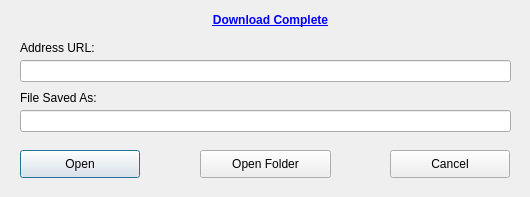
<?xml version="1.0" encoding="UTF-8"?>
<ui version="4.0">
 <class>Dialog</class>
 <widget class="QDialog" name="Dialog">
  <property name="geometry">
   <rect>
    <x>0</x>
    <y>0</y>
    <width>530</width>
    <height>197</height>
   </rect>
  </property>
  <property name="sizePolicy">
   <sizepolicy hsizetype="Fixed" vsizetype="Fixed">
    <horstretch>0</horstretch>
    <verstretch>0</verstretch>
   </sizepolicy>
  </property>
  <property name="minimumSize">
   <size>
    <width>530</width>
    <height>197</height>
   </size>
  </property>
  <property name="maximumSize">
   <size>
    <width>530</width>
    <height>197</height>
   </size>
  </property>
  <property name="windowTitle">
   <string>Dialog</string>
  </property>
  <property name="windowIcon">
   <iconset>
    <normaloff>../Extras/Icons/file.png</normaloff>../Extras/Icons/file.png</iconset>
  </property>
  <widget class="QLabel" name="label">
   <property name="geometry">
    <rect>
     <x>180</x>
     <y>10</y>
     <width>181</width>
     <height>21</height>
    </rect>
   </property>
   <property name="text">
    <string>&lt;html&gt;&lt;head/&gt;&lt;body&gt;&lt;p align=&quot;center&quot;&gt;&lt;span style=&quot; font-size:9pt; font-weight:600; text-decoration: underline; color:#0000ff;&quot;&gt;Download Complete&lt;/span&gt;&lt;/p&gt;&lt;/body&gt;&lt;/html&gt;</string>
   </property>
  </widget>
  <widget class="QLabel" name="label_2">
   <property name="geometry">
    <rect>
     <x>20</x>
     <y>40</y>
     <width>91</width>
     <height>16</height>
    </rect>
   </property>
   <property name="text">
    <string>Address URL:</string>
   </property>
  </widget>
  <widget class="QLineEdit" name="Url">
   <property name="geometry">
    <rect>
     <x>20</x>
     <y>60</y>
     <width>491</width>
     <height>22</height>
    </rect>
   </property>
   <property name="sizePolicy">
    <sizepolicy hsizetype="Fixed" vsizetype="Fixed">
     <horstretch>0</horstretch>
     <verstretch>0</verstretch>
    </sizepolicy>
   </property>
   <property name="minimumSize">
    <size>
     <width>0</width>
     <height>22</height>
    </size>
   </property>
   <property name="maximumSize">
    <size>
     <width>641</width>
     <height>19</height>
    </size>
   </property>
   <property name="autoFillBackground">
    <bool>false</bool>
   </property>
   <property name="alignment">
    <set>Qt::AlignCenter</set>
   </property>
   <property name="readOnly">
    <bool>true</bool>
   </property>
  </widget>
  <widget class="QLabel" name="label_3">
   <property name="geometry">
    <rect>
     <x>20</x>
     <y>90</y>
     <width>91</width>
     <height>16</height>
    </rect>
   </property>
   <property name="text">
    <string>File Saved As:</string>
   </property>
  </widget>
  <widget class="QLineEdit" name="file_url">
   <property name="geometry">
    <rect>
     <x>20</x>
     <y>110</y>
     <width>491</width>
     <height>22</height>
    </rect>
   </property>
  </widget>
  <widget class="QPushButton" name="open">
   <property name="geometry">
    <rect>
     <x>20</x>
     <y>150</y>
     <width>120</width>
     <height>28</height>
    </rect>
   </property>
   <property name="text">
    <string>Open</string>
   </property>
  </widget>
  <widget class="QPushButton" name="open_folder">
   <property name="geometry">
    <rect>
     <x>200</x>
     <y>150</y>
     <width>131</width>
     <height>28</height>
    </rect>
   </property>
   <property name="text">
    <string>Open Folder</string>
   </property>
  </widget>
  <widget class="QPushButton" name="cancel">
   <property name="geometry">
    <rect>
     <x>390</x>
     <y>150</y>
     <width>120</width>
     <height>28</height>
    </rect>
   </property>
   <property name="text">
    <string>Cancel</string>
   </property>
  </widget>
 </widget>
 <resources/>
 <connections/>
</ui>
